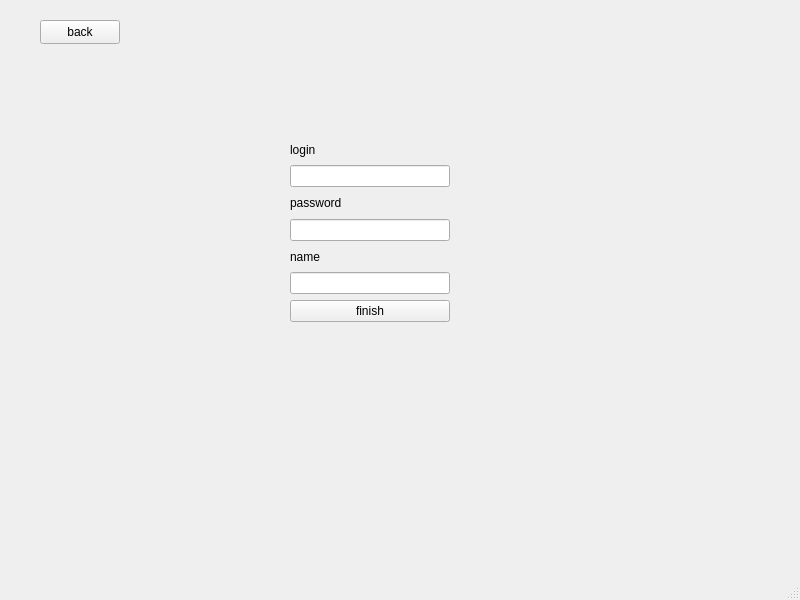
<?xml version="1.0" encoding="UTF-8"?>
<ui version="4.0">
 <class>RegistrationAdminController</class>
 <widget class="QMainWindow" name="RegistrationAdminController">
  <property name="geometry">
   <rect>
    <x>0</x>
    <y>0</y>
    <width>800</width>
    <height>600</height>
   </rect>
  </property>
  <property name="windowTitle">
   <string>MainWindow</string>
  </property>
  <widget class="QWidget" name="centralwidget">
   <widget class="QWidget" name="gridLayoutWidget">
    <property name="geometry">
     <rect>
      <x>290</x>
      <y>140</y>
      <width>160</width>
      <height>182</height>
     </rect>
    </property>
    <layout class="QGridLayout" name="gridLayout">
     <item row="1" column="0">
      <widget class="QLabel" name="label">
       <property name="text">
        <string>login</string>
       </property>
      </widget>
     </item>
     <item row="2" column="0">
      <widget class="QLineEdit" name="LoginText"/>
     </item>
     <item row="4" column="0">
      <widget class="QLineEdit" name="PasswordText"/>
     </item>
     <item row="3" column="0">
      <widget class="QLabel" name="label_2">
       <property name="text">
        <string>password</string>
       </property>
      </widget>
     </item>
     <item row="7" column="0">
      <widget class="QPushButton" name="finishButton">
       <property name="text">
        <string>finish</string>
       </property>
      </widget>
     </item>
     <item row="5" column="0">
      <widget class="QLabel" name="label_3">
       <property name="text">
        <string>name</string>
       </property>
      </widget>
     </item>
     <item row="6" column="0">
      <widget class="QLineEdit" name="NameText"/>
     </item>
    </layout>
   </widget>
   <widget class="QPushButton" name="backButton">
    <property name="geometry">
     <rect>
      <x>40</x>
      <y>20</y>
      <width>80</width>
      <height>24</height>
     </rect>
    </property>
    <property name="text">
     <string>back</string>
    </property>
   </widget>
  </widget>
  <widget class="QMenuBar" name="menubar">
   <property name="geometry">
    <rect>
     <x>0</x>
     <y>0</y>
     <width>800</width>
     <height>21</height>
    </rect>
   </property>
  </widget>
  <widget class="QStatusBar" name="statusbar"/>
 </widget>
 <resources/>
 <connections/>
</ui>
